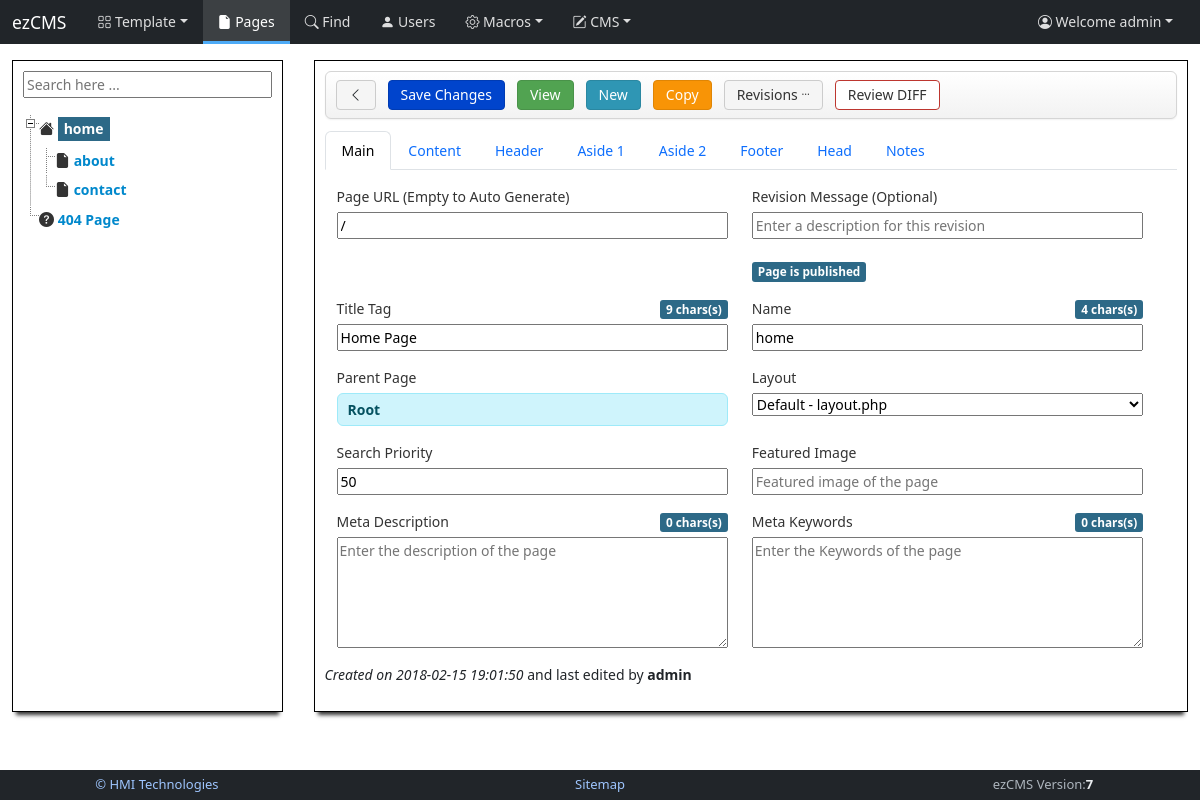
/pages.php (signed in), run on the app's committed database.
### tables this page shows
CREATE TABLE IF NOT EXISTS `users` (
  `id` int(8) NOT NULL AUTO_INCREMENT COMMENT 'id of user',
  `username` varchar(512) NOT NULL COMMENT 'name of user',
  `email` varchar(512) NOT NULL COMMENT 'email address of user',
  `passwd` varchar(512) NOT NULL COMMENT 'password has for the user',
  `active` tinyint(1) NOT NULL DEFAULT '0' COMMENT 'able to login',
  `editpage` tinyint(1) NOT NULL DEFAULT '0' COMMENT 'edit page',
  `delpage` tinyint(1) NOT NULL DEFAULT '0',
  `viewstats` tinyint(1) NOT NULL DEFAULT '0' COMMENT 'can view site statistics',
  `edituser` tinyint(1) NOT NULL DEFAULT '0' COMMENT 'can administer other users',
  `deluser` tinyint(1) NOT NULL DEFAULT '0' COMMENT 'delete users',
  `editsettings` tinyint(1) NOT NULL DEFAULT '0' COMMENT 'edit settings',
  `editcont` tinyint(1) NOT NULL DEFAULT '0' COMMENT 'edit controller',
  `editlayout` tinyint(1) NOT NULL DEFAULT '0' COMMENT 'edit layout',
  `editcss` tinyint(1) NOT NULL DEFAULT '0' COMMENT 'edit css',
  `editjs` tinyint(1) NOT NULL DEFAULT '0' COMMENT 'edit js',
  `editor` tinyint(1) NOT NULL DEFAULT '3' COMMENT 'cms editor type',
  `cmtheme` varchar(32) NOT NULL DEFAULT 'default' COMMENT 'code mirror theme',
  `cmscolor` varchar(8) NOT NULL DEFAULT '#FFFFFF' COMMENT 'cms background color',
  `createdon` timestamp NOT NULL DEFAULT CURRENT_TIMESTAMP COMMENT 'Revision date and time',
  PRIMARY KEY (`id`),
  UNIQUE KEY `email` (`email`),
  KEY `passwd` (`passwd`)
);

CREATE TABLE IF NOT EXISTS `pages` (
  `id` int(16) NOT NULL AUTO_INCREMENT COMMENT 'id of page',
  `pagename` varchar(512) NOT NULL COMMENT 'name of page',
  `title` varchar(1024) NOT NULL COMMENT 'title of page',
  `keywords` varchar(1024) DEFAULT NULL COMMENT 'keywords for page',
  `description` varchar(1024) DEFAULT NULL COMMENT 'description of page',
  `maincontent` longtext COMMENT 'main content of page',
  `useheader` tinyint(1) DEFAULT NULL COMMENT 'true to use header else defaults',
  `headercontent` longtext COMMENT 'header content of page',
  `usefooter` tinyint(1) DEFAULT NULL COMMENT 'true to use footer else defaults',
  `footercontent` longtext COMMENT 'footer content of page',
  `useside` tinyint(1) DEFAULT NULL COMMENT 'true to use aside else defaults',
  `sidecontent` longtext COMMENT 'side content of page',
  `published` tinyint(1) DEFAULT NULL COMMENT 'true if pulished on site',
  `parentid` int(16) DEFAULT NULL COMMENT 'id of parent page',
  `place` int(8) NOT NULL DEFAULT '0' COMMENT 'position of the page',
  `url` varchar(900) NOT NULL COMMENT 'the seo friendly url',
  `sidercontent` longtext COMMENT 'right aside content',
  `usesider` tinyint(1) DEFAULT '0' COMMENT 'true to use aside else defaults',
  `head` longtext COMMENT 'contents of custom head',
  `notes` text NOT NULL COMMENT 'contents of internal notes',
  `layout` text COMMENT 'name of the layout file for this page',
  `nositemap` tinyint(1) NOT NULL DEFAULT '0' COMMENT 'true to skip in sitemap',
  `priority` int(3) NOT NULL DEFAULT '50' COMMENT 'search priority',
  `img` varchar(512) DEFAULT NULL COMMENT 'featured image',
  `hidechildpages` int(1) NOT NULL DEFAULT '0' COMMENT 'Hide Child Pages in ezCMS',
  `createdby` int(16) NOT NULL DEFAULT '1' COMMENT 'id of the user made this page',
  `createdon` timestamp NOT NULL DEFAULT CURRENT_TIMESTAMP COMMENT 'creation date and time',
  PRIMARY KEY (`id`),
  UNIQUE KEY `url` (`url`),
  KEY `published` (`published`),
  KEY `createdby` (`createdby`),
  KEY `place` (`place`),
  KEY `parentid` (`parentid`),
  KEY `title` (`title`(1000)),
  KEY `keywords` (`keywords`(1000)),
  KEY `description` (`description`(1000)),
  KEY `priority` (`priority`),
  KEY `nositemap` (`nositemap`)
);

### class/pages.class.php (the view, shortened to what the rows shown need)
<?php
require_once ("ezcms.class.php");
class ezPages extends ezCMS {
	public $id = 1;
	public $treehtml = '';
	private $childIDS = [];
	public function __construct () {
		parent::__construct();
		if ($this->id <> 'new' ) {
			$this->page = $this->query('SELECT * FROM `pages` WHERE `id` = '.intval($this->id).' LIMIT 1')
				 ->fetch(PDO::FETCH_ASSOC);
			$this->createdText = '<div class="clearfix"></div><p><em>Created on '.
				$this->page['createdon'].'</em> and last edited by <strong>'.
				$this->chkTableForVal('users', 'id', 'username', $this->page['createdby'])
				.'</strong></p>';
		}
		$this->getChildIDS($this->id);
		$this->buildTree();
	}
	private function buildTree($parentid = 0) {
		static $nestCount;
		$treeSQL = $this->prepare(
			"SELECT `id`, `title`, `pagename`, `url`, `published`, `description`, `hidechildpages`
			FROM  `pages` WHERE `parentid` = ? order by place");
		$treeSQL->execute( [$parentid] );
		if ($treeSQL->rowCount()) {
			$nestCount += 1;
			if ($nestCount == 1) $this->treehtml .= '<ul id="left-tree">'; else $this->treehtml .=  '<ul>';
			while ($entry = $treeSQL->fetch()) {
				$action = '<i class="icon-file"></i>';
				if ($entry['id']==1) $action = '<i class="icon-home"></i>';
				if ($entry['id']==2) $action = '<i class="icon-question-sign"></i> ';
				$myclass = ($entry["id"] == $this->id) ? 'label label-info' : '';
				$myPub   = ($entry["published"]) ? '' : ' <i class="icon-ban-circle" title="Page is not published"></i>';
				$this->treehtml .= '<li data-id="'.$entry['id'].'">'.$action.' <a href="pages.php?id='.$entry['id'].
							'" class="'.$myclass.'" title="'.$entry["title"].'">'.$entry["pagename"].'</a>'.$myPub;
				if (!$entry['hidechildpages']) $this->buildTree($entry['id']);
				$this->treehtml .= '</li>';
			}
			$this->treehtml .= '</ul>';
		}
	}
	private function getChildIDS($id) {
		$id = intval($id);
		array_push($this->childIDS, $id);
		foreach ($this->query("SELECT `id` FROM `pages` WHERE `parentid` = '$id'") as $entry)
			if ($id >2) $this->getChildIDS($entry['id']);
	}
}
?>

### pages.php (shortened to what the rows shown need)
<?php
require_once ("class/pages.class.php");
$cms = new ezPages();
?><!DOCTYPE html><html lang="en"><head>
	<?php include('include/head.php'); ?>
</head><body>
<div id="wrap">
	<?php include('include/nav.php'); ?>
	<div class="container">
		<div id="editBlock" class="row-fluid">
			<div class="span3 white-boxed">
				<?php echo $cms->treehtml; ?>
			</div>
			<div class="span9 white-boxed">
				<form id="frmPage" action="" method="post" enctype="multipart/form-data">
			    <div class="tabbable tabs-top">
				<div class="tab-content">
				  <div class="tab-pane active" id="d-main">
						<div class="row">
							<div class="span6">
							  <div class="control-group <?php if ( ($cms->id == 1) || ($cms->id == 2) ) echo 'muted';?>">
								<div class="controls">
									<input type="text" id="txtURL" name="url"
										placeholder="Enter the URL of the page"
										title="Enter the URL of the page here. Empty to auto generate."
										data-bs-toggle="tooltip" <?php if ( ($cms->id == 1) || ($cms->id == 2) ) echo 'readonly';?>
										value="<?php echo $cms->page['url']; ?>"
										data-bs-placement="top" minlength="2"
										class="input-block-level tooltipme2"><br>
								</div>
							  </div>
							</div>
						</div>
						<div class="row">
							<div class="span6">
							  <div class="control-group">
								<div class="controls">
									<input type="text" id="txtTitle" name="title"
										placeholder="Enter the title of the page"
										title="Enter the full title of the page here."
										data-bs-toggle="tooltip"
										value="<?php echo $cms->page['title']; ?>"
										data-bs-placement="top" minlength="2"
										class="input-block-level tooltipme2 countme2" required>
								</div>
							  </div>
							</div>
							<div class="span6">
							  <div class="control-group">
								<div class="controls">
									<input type="text" id="txtName" name="pagename"
										placeholder="Enter the name of the page"
										title="Enter the full name of the page here."
										data-bs-toggle="tooltip"
										value="<?php echo $cms->page['pagename']; ?>"
										data-bs-placement="top" minlength="2"
										class="input-block-level tooltipme2 countme2" required>
								</div>
							  </div>
							</div>
						</div>
						<div class="row">
							<div class="span6">
							  <div class="control-group">
								<div class="controls">
									<input type="number" id="txtsprio"
										name="priority" min="0" max="999"
										placeholder="Search priority 0 - 999"
										title="Seach Priority of the page"
										data-bs-toggle="tooltip"
										value="<?php echo $cms->page['priority']; ?>"
										data-bs-placement="top"
										class="input-block-level tooltipme2"
										required>
								</div>
							  </div>
							</div>
						</div>
				  </div>
				</div>
				</div>
			  	</form>
			  	<?php echo $cms->createdText; ?>
			</div>
		</div>
	</div>
	<br><br>
</div>
</body></html>

### include/nav.php (shortened to what the rows shown need)
<nav class="navbar navbar-expand-lg navbar-dark bg-dark fixed-top">
  <div class="container-fluid">
	<div class="collapse navbar-collapse" id="topNav">
	  <ul class="navbar-nav ms-auto">
		<li class="nav-item dropdown">
			<a href="#" class="nav-link dropdown-toggle" data-bs-toggle="dropdown" role="button" aria-expanded="false"><i class="bi bi-person-circle"></i> Welcome
				<?php echo $cms->usr['username']; ?></a>
		</li>
	  </ul>
	</div>
  </div>
</nav>

### data on the page
users: username "admin"
pages: pagename "home", url "/", title "Home Page", priority "50", createdon "2018-02-15 19:01:50", createdby.username "admin"
pages: pagename "about"
pages: pagename "contact"
pages: pagename "404 Page"

### other printed values
$msgOn "Page is published"
